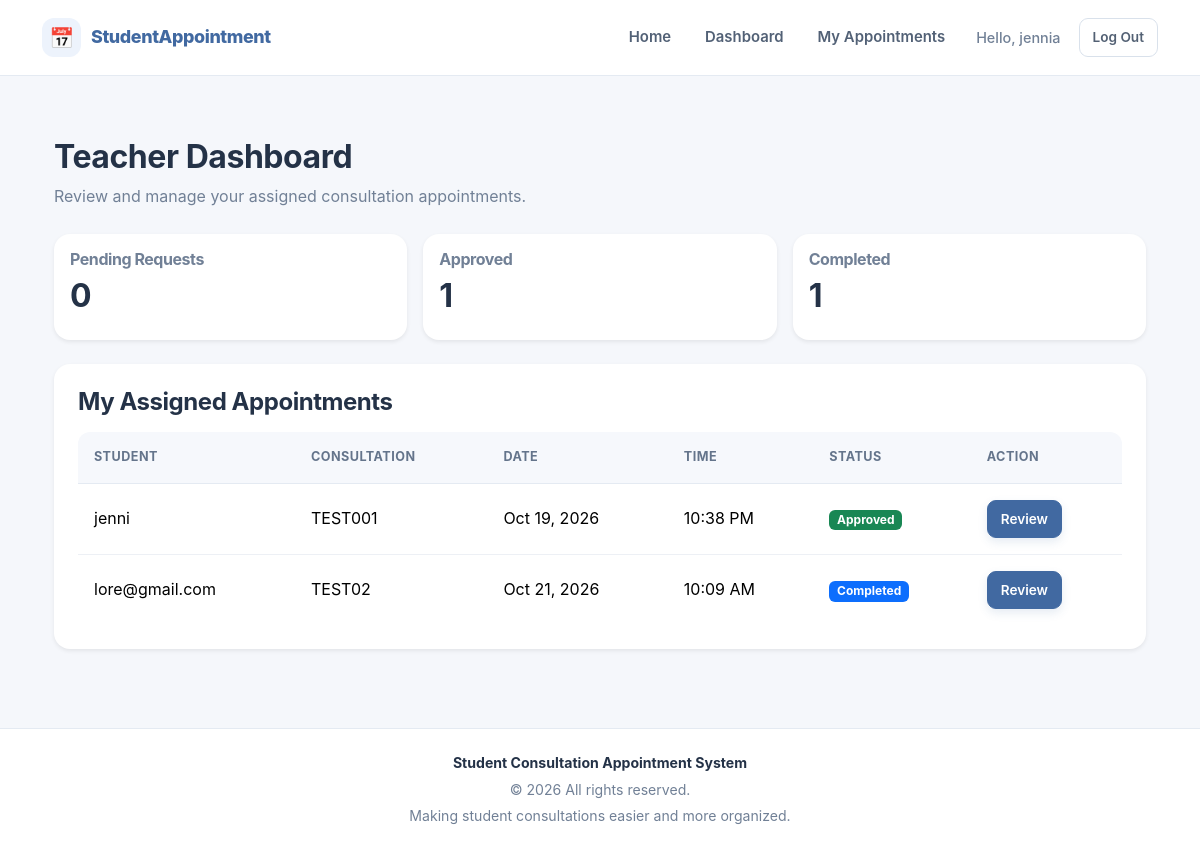
/teacher/dashboard/ (signed in), run on the app's committed database.
### Alcomendras_App/models.py (models this page shows, shortened)
class Appointment(models.Model):
    STATUS_CHOICES = [
        ('pending', 'Pending'),
        ('approved', 'Approved'),
        ('rejected', 'Rejected'),
        ('completed', 'Completed'),
        ('cancelled', 'Cancelled'),
    ]
    student = models.ForeignKey(
        User,
        on_delete=models.CASCADE,
        related_name='student_appointments'
    )
    assigned_teacher = models.ForeignKey(
    User,
    on_delete=models.SET_NULL,
    null=True,
    blank=True,
    related_name='assigned_appointments'
)
    consultation_title = models.CharField(max_length=150)
    description = models.TextField()
    consultation_date = models.DateField()
    consultation_time = models.TimeField()
    location = models.CharField(max_length=150, blank=True)
    status = models.CharField(
        max_length=20,
        choices=STATUS_CHOICES,
        default='pending'
    )
    staff_remarks = models.TextField(blank=True)
    created_at = models.DateTimeField(auto_now_add=True)
    updated_at = models.DateTimeField(auto_now=True)
    class Meta:
        ordering = ['consultation_date', 'consultation_time']

### Alcomendras_App/views.py (the view)
@login_required
def teacher_dashboard(request):
    require_teacher(request.user)
    appointments = Appointment.objects.filter(
        assigned_teacher=request.user
    ).order_by('consultation_date', 'consultation_time')
    context = {
        'appointments': appointments,
        'pending_count': appointments.filter(
            status='pending'
        ).count(),
        'approved_count': appointments.filter(
            status='approved'
        ).count(),
        'completed_count': appointments.filter(
            status='completed'
        ).count(),
    }
    return render(
        request,
        'StudentAppointment/teacher_dashboard.html',
        context,
    )

### Alcomendras_App/views.py (called while the page is built)
def is_teacher(user):
    return (
        user.is_authenticated
        and user.groups.filter(name='Teacher').exists()
    )

def require_teacher(user):
    if not is_teacher(user):
        raise PermissionDenied(
            'Only authorized teachers can access this page.'
        )

### Alcomendras_App/templates/StudentAppointment/teacher_dashboard.html
{% extends 'StudentAppointment/base.html' %}
{% block content %}
<div class="container py-4">
    <div class="mb-4">
        <h2>Teacher Dashboard</h2>
        <p class="text-muted">Review and manage your assigned consultation appointments.</p>
    </div>
    <div class="row g-3 mb-4">
        <div class="col-md-4">
            <div class="card shadow-sm border-0 p-3">
                <h6 class="text-muted">Pending Requests</h6>
                <h2>{{ pending_count }}</h2>
            </div>
        </div>
        <div class="col-md-4">
            <div class="card shadow-sm border-0 p-3">
                <h6 class="text-muted">Approved</h6>
                <h2>{{ approved_count }}</h2>
            </div>
        </div>
        <div class="col-md-4">
            <div class="card shadow-sm border-0 p-3">
                <h6 class="text-muted">Completed</h6>
                <h2>{{ completed_count }}</h2>
            </div>
        </div>
    </div>
    <div class="card shadow-sm border-0">
        <div class="card-body">
            <h4 class="mb-3">My Assigned Appointments</h4>
            {% if appointments %}
                <div class="table-responsive">
                    <table class="table table-hover align-middle">
                        <thead>
                            <tr>
                                <th>Student</th>
                                <th>Consultation</th>
                                <th>Date</th>
                                <th>Time</th>
                                <th>Status</th>
                                <th>Action</th>
                            </tr>
                        </thead>
                        <tbody>
                            {% for appointment in appointments %}
                                <tr>
                                    <td>{{ appointment.student.username }}</td>
                                    <td>{{ appointment.consultation_title }}</td>
                                    <td>{{ appointment.consultation_date|date:"M d, Y" }}</td>
                                    <td>{{ appointment.consultation_time|time:"g:i A" }}</td>
                                    <td>
                                        <span class="badge
                                            {% if appointment.status == 'pending' %}bg-warning text-dark
                                            {% elif appointment.status == 'approved' %}bg-success
                                            {% elif appointment.status == 'rejected' %}bg-danger
                                            {% elif appointment.status == 'completed' %}bg-primary
                                            {% else %}bg-secondary{% endif %}">
                                            {{ appointment.get_status_display }}
                                        </span>
                                    </td>
                                    <td>
                                        <a href="{% url 'teacher_appointment_detail' appointment.pk %}"
                                           class="btn btn-sm btn-primary">
                                            Review
                                        </a>
                                    </td>
                                </tr>
                            {% endfor %}
                        </tbody>
                    </table>
                </div>
            {% else %}
                <div class="text-center py-5">
                    <h5>No assigned appointments yet</h5>
                    <p class="text-muted mb-0">Appointments assigned to you will appear here.</p>
                </div>
            {% endif %}
        </div>
    </div>
</div>
{% endblock %}

### Alcomendras_App/templates/StudentAppointment/base.html (shortened to what this page needs)
<!DOCTYPE html>
<html lang="en">
<head>
    <link href="https://cdn.jsdelivr.net/npm/bootstrap@5.3.3/dist/css/bootstrap.min.css" rel="stylesheet">
</head>
<body>
<nav class="navbar navbar-expand-lg sticky-top">
    <div class="container">
        <a class="navbar-brand" href="{% url 'home' %}">
            <span class="brand-icon" aria-hidden="true">&#128197;</span>
            <span>StudentAppointment</span>
        </a>
        <div class="collapse navbar-collapse" id="mainNavbar">
            <ul class="navbar-nav ms-auto align-items-lg-center gap-lg-2">
                <li class="nav-item">
                    <a class="nav-link" href="{% url 'home' %}">Home</a>
                </li>
                {% if user.is_authenticated %}
                    <li class="nav-item">
                        <a class="nav-link" href="{% url 'dashboard' %}">Dashboard</a>
                    </li>
                    <li class="nav-item">
                        <a class="nav-link" href="{% url 'appointment_list' %}">My Appointments</a>
                    </li>
                    <li class="nav-item">
                        <span class="user-greeting d-block">
                            Hello, {{ user.username }}
                        </span>
                    </li>
                    <li class="nav-item">
                        <form method="post" action="{% url 'logout' %}">
                            <button type="submit" class="btn btn-outline-secondary btn-sm">
                                Log Out
                            </button>
                        </form>
                    </li>
                {% endif %}
            </ul>
        </div>
    </div>
</nav>
<main class="page-content">
    <div class="container">
        {% block content %}{% endblock %}
    </div>
</main>
<footer>
    <div class="container">
        <div class="footer-title">
            Student Consultation Appointment System
        </div>
        <div>
            &copy; {% now "Y" %} All rights reserved.
        </div>
        <div class="mt-1">
            Making student consultations easier and more organized.
        </div>
    </div>
</footer>
</body>
</html>

### Alcomendras_App/templates/StudentAppointment/base.html (style rules this page uses)
:root { --primary: #4169a1; --primary-dark: #2d4e7c; --primary-light: #edf3fc; --background: #f5f7fb; --surface: #ffffff; --text: #243247; --muted: #718096; --border: #e4eaf2; --shadow: 0 8px 28px rgba(35, 55, 80, 0.06); --radius: 16px; }
* { box-sizing: border-box; }
html { scroll-behavior: smooth; }
body { background: var(--background); color: var(--text); font-family: Inter, "Segoe UI", Arial, sans-serif; min-height: 100vh; display: flex; flex-direction: column; line-height: 1.6; }
a { text-decoration: none; }
.navbar { background: rgba(255, 255, 255, 0.96); border-bottom: 1px solid var(--border); padding: 13px 0; backdrop-filter: blur(12px); }
.navbar-brand { display: inline-flex; align-items: center; gap: 10px; color: var(--primary) !important; font-weight: 800; font-size: 1.12rem; letter-spacing: -0.4px; }
.brand-icon { display: inline-flex; align-items: center; justify-content: center; width: 39px; height: 39px; background: var(--primary-light); color: var(--primary); border-radius: 12px; font-size: 1.25rem; }
.nav-link { color: #526176; font-weight: 600; font-size: 0.93rem; padding: 9px 13px !important; border-radius: 9px; transition: color 0.2s ease, background 0.2s ease; }
.user-greeting { color: var(--muted); font-size: 0.9rem; font-weight: 500; padding: 8px 10px; }
.btn { border-radius: 10px; font-weight: 600; padding: 10px 17px; transition: transform 0.2s ease, background 0.2s ease, box-shadow 0.2s ease; }
.btn-primary { background: var(--primary); border-color: var(--primary); box-shadow: 0 4px 10px rgba(65, 105, 161, 0.13); }
.btn-outline-secondary { color: #536174; border-color: #d9e1eb; }
.btn-sm { padding: 8px 13px; border-radius: 9px; font-size: 0.85rem; }
.page-content { flex: 1; width: 100%; padding-top: 38px; padding-bottom: 55px; }
.card { background: var(--surface); border: 1px solid var(--border); border-radius: var(--radius); box-shadow: var(--shadow); overflow: hidden; }
.card-body { padding: 24px; }
h1, h2, h3, h4, h5, h6 { color: var(--text); font-weight: 750; letter-spacing: -0.45px; }
p { overflow-wrap: anywhere; }
.text-muted { color: var(--muted) !important; }
.table-responsive { border-radius: 12px; }
.table { --bs-table-bg: transparent; color: var(--text); margin-bottom: 0; vertical-align: middle; }
.table thead th { background: #f6f8fc; color: #64748b; border-bottom: 1px solid var(--border); font-size: 0.79rem; font-weight: 750; letter-spacing: 0.45px; text-transform: uppercase; white-space: nowrap; padding: 15px 16px; }
.table tbody td { border-bottom: 1px solid #edf0f5; padding: 16px; }
.table tbody tr:last-child td { border-bottom: 0; }
footer { background: #fff; border-top: 1px solid var(--border); color: var(--muted); padding: 23px 0; text-align: center; font-size: 0.88rem; margin-top: auto; }
footer .footer-title { color: var(--text); font-weight: 700; margin-bottom: 4px; }

### data on the page
Appointment: student.username "jenni", consultation_title "TEST001", consultation_date "Oct 19, 2026", consultation_time "10:38 PM", status "Approved"
Appointment: student.username "lore@gmail.com", consultation_title "TEST02", consultation_date "Oct 21, 2026", consultation_time "10:09 AM", status "Completed"

### other printed values
{{ user.username }} "jennia"
{{ pending_count }} "0"
{{ approved_count }} "1"
{{ completed_count }} "1"
